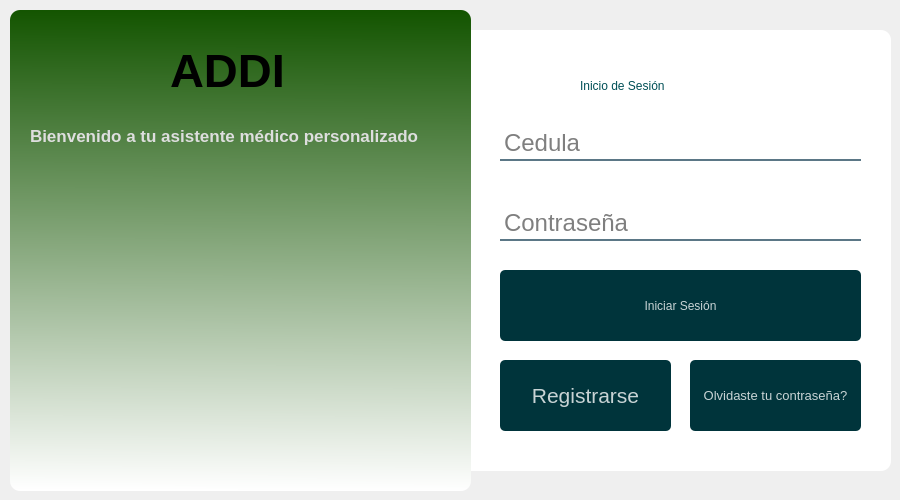
<?xml version="1.0" encoding="UTF-8"?>
<ui version="4.0">
 <class>Form</class>
 <widget class="QWidget" name="Form">
  <property name="geometry">
   <rect>
    <x>0</x>
    <y>0</y>
    <width>900</width>
    <height>500</height>
   </rect>
  </property>
  <property name="minimumSize">
   <size>
    <width>900</width>
    <height>500</height>
   </size>
  </property>
  <property name="maximumSize">
   <size>
    <width>900</width>
    <height>500</height>
   </size>
  </property>
  <property name="windowTitle">
   <string>Form</string>
  </property>
  <widget class="QWidget" name="widget" native="true">
   <property name="geometry">
    <rect>
     <x>0</x>
     <y>10</y>
     <width>901</width>
     <height>491</height>
    </rect>
   </property>
   <property name="styleSheet">
    <string notr="true">QPushButton{
	background-color:rgba(0, 52, 59, 1);
	color:rgba(255,255,255,200);
	border-radius:5px;
}
QPushButton:pressed{
	padding-left:5px;
	padding-top:5px;
	background-color:rgba(0, 119, 123, 1);
	background-position:calc(100% - 10px)center;
}
QPushButton:hover{
	background-color:rgba(0, 174, 173, 1);
}</string>
   </property>
   <widget class="QLabel" name="label">
    <property name="geometry">
     <rect>
      <x>460</x>
      <y>20</y>
      <width>431</width>
      <height>441</height>
     </rect>
    </property>
    <property name="styleSheet">
     <string notr="true">background-color:rgba(255,255,255,255);
border-radius:10px;</string>
    </property>
    <property name="text">
     <string/>
    </property>
   </widget>
   <widget class="QLabel" name="label_2">
    <property name="geometry">
     <rect>
      <x>10</x>
      <y>0</y>
      <width>461</width>
      <height>481</height>
     </rect>
    </property>
    <property name="styleSheet">
     <string notr="true">background-color: qlineargradient(spread:pad, x1:0.494, y1:0, x2:0.489, y2:1, stop:0 rgba(19, 84, 0, 255), stop:1 rgba(255, 255, 255, 255));
border-radius:10px;</string>
    </property>
    <property name="text">
     <string/>
    </property>
   </widget>
   <widget class="QLabel" name="label_3">
    <property name="geometry">
     <rect>
      <x>580</x>
      <y>60</y>
      <width>191</width>
      <height>31</height>
     </rect>
    </property>
    <property name="styleSheet">
     <string notr="true">font: 75 20pt &quot;MS Shell Dlg 2&quot;;
color: rgb(0, 79, 86)
</string>
    </property>
    <property name="text">
     <string>Inicio de Sesión</string>
    </property>
   </widget>
   <widget class="QLineEdit" name="lineEditCedula">
    <property name="geometry">
     <rect>
      <x>500</x>
      <y>120</y>
      <width>361</width>
      <height>31</height>
     </rect>
    </property>
    <property name="font">
     <font>
      <pointsize>18</pointsize>
     </font>
    </property>
    <property name="styleSheet">
     <string notr="true">background-color:rgba(0,0,0,0);
border:2px solid rgba(0,0,0,0);
border-bottom-color:rgba(46,82,101,200);
color:rgb(0,0,0);
padding-bottom: 7px;</string>
    </property>
    <property name="placeholderText">
     <string>Cedula</string>
    </property>
   </widget>
   <widget class="QLineEdit" name="lineEditPass">
    <property name="geometry">
     <rect>
      <x>500</x>
      <y>200</y>
      <width>361</width>
      <height>31</height>
     </rect>
    </property>
    <property name="font">
     <font>
      <pointsize>18</pointsize>
     </font>
    </property>
    <property name="styleSheet">
     <string notr="true">background-color:rgba(0,0,0,0);
border:2px solid rgba(0,0,0,0);
border-bottom-color:rgba(46,82,101,200);
color:rgb(0,0,0);
padding-bottom: 7px;</string>
    </property>
    <property name="echoMode">
     <enum>QLineEdit::Password</enum>
    </property>
    <property name="placeholderText">
     <string>Contraseña</string>
    </property>
   </widget>
   <widget class="QPushButton" name="pushButtonLogin">
    <property name="geometry">
     <rect>
      <x>500</x>
      <y>260</y>
      <width>361</width>
      <height>71</height>
     </rect>
    </property>
    <property name="styleSheet">
     <string notr="true">font: 16pt &quot;MS Shell Dlg 2&quot;;</string>
    </property>
    <property name="text">
     <string>Iniciar Sesión</string>
    </property>
   </widget>
   <widget class="QPushButton" name="pushButtonRegistrarse">
    <property name="geometry">
     <rect>
      <x>500</x>
      <y>350</y>
      <width>171</width>
      <height>71</height>
     </rect>
    </property>
    <property name="font">
     <font>
      <pointsize>16</pointsize>
     </font>
    </property>
    <property name="text">
     <string>Registrarse</string>
    </property>
   </widget>
   <widget class="QPushButton" name="pushButtonForgot">
    <property name="geometry">
     <rect>
      <x>690</x>
      <y>350</y>
      <width>171</width>
      <height>71</height>
     </rect>
    </property>
    <property name="font">
     <font>
      <pointsize>10</pointsize>
     </font>
    </property>
    <property name="text">
     <string>Olvidaste tu contraseña?</string>
    </property>
   </widget>
   <widget class="QLabel" name="label_4">
    <property name="geometry">
     <rect>
      <x>170</x>
      <y>30</y>
      <width>131</width>
      <height>61</height>
     </rect>
    </property>
    <property name="font">
     <font>
      <pointsize>35</pointsize>
      <weight>75</weight>
      <bold>true</bold>
     </font>
    </property>
    <property name="text">
     <string>ADDI</string>
    </property>
   </widget>
   <widget class="QLabel" name="label_5">
    <property name="geometry">
     <rect>
      <x>30</x>
      <y>100</y>
      <width>421</width>
      <height>51</height>
     </rect>
    </property>
    <property name="font">
     <font>
      <pointsize>13</pointsize>
      <weight>75</weight>
      <bold>true</bold>
     </font>
    </property>
    <property name="styleSheet">
     <string notr="true">color:rgb(222, 222, 222)</string>
    </property>
    <property name="text">
     <string>Bienvenido a tu asistente médico personalizado</string>
    </property>
   </widget>
   <widget class="QLabel" name="label_6">
    <property name="geometry">
     <rect>
      <x>30</x>
      <y>150</y>
      <width>411</width>
      <height>301</height>
     </rect>
    </property>
    <property name="text">
     <string/>
    </property>
   </widget>
  </widget>
 </widget>
 <resources/>
 <connections/>
</ui>
